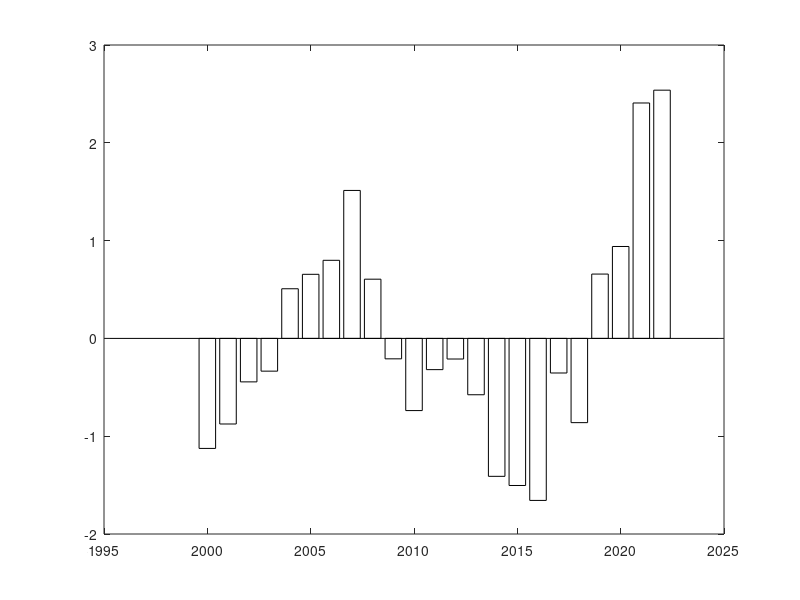

Write the MATLAB code that produced this figure. (Note: this script raises an error after producing the figure.)
% Residual Plot - Linear Demand Model

P = [17.59,17.54,18,17.95,18.71,20.73,21.28,22.39,29.38,30.69,...
     30.84,31.31,33.48,34.95,39.76,39.47,39.02,39.52,43.37,41.16,...
     39.09,38.28,39.15];
Q = [8.94,9.18,9.70,9.80,10.79,11.33,11.58,12.51,12.96,12.40,...
     11.90,12.41,12.94,12.86,12.96,12.81,12.57,13.97,14.21,15.30,...
     15.18,16.49,16.79];

a = 6.6489; b = 0.1942;
years = 2000:2022;
residuals = Q - (a + b .* P);

figure('Color','white')
bar_handle = bar(years, residuals, 'FaceColor', 'flat');
for k = 1:length(residuals)
    if residuals(k) >= 0
        bar_handle.CData(k,:) = [0.18 0.74 0.65];
    else
        bar_handle.CData(k,:) = [0.93 0.26 0.26];
    end
end
yline(0, 'k-', 'LineWidth', 1)
xlabel('Year')
ylabel('Residual (MMT)')
title('Figure 5. Residual Plot – Linear Demand Model (2000–2022)')
xticks(years)
xtickangle(45)
ylim([-2 3])
grid on
box on

exportgraphics(gcf, 'residualplot.png', 'Resolution', 150)
